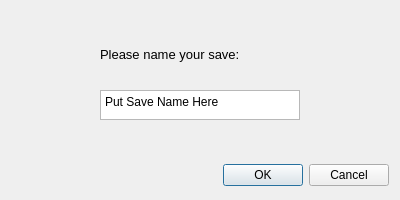
<?xml version="1.0" encoding="UTF-8"?>
<ui version="4.0">
 <class>Dialog</class>
 <widget class="QDialog" name="Dialog">
  <property name="geometry">
   <rect>
    <x>0</x>
    <y>0</y>
    <width>400</width>
    <height>200</height>
   </rect>
  </property>
  <property name="windowTitle">
   <string>Dialog</string>
  </property>
  <property name="accessibleName">
   <string/>
  </property>
  <widget class="QPlainTextEdit" name="saveEditText">
   <property name="geometry">
    <rect>
     <x>100</x>
     <y>90</y>
     <width>200</width>
     <height>30</height>
    </rect>
   </property>
   <property name="font">
    <font>
     <family>Segoe UI</family>
    </font>
   </property>
   <property name="plainText">
    <string>Put Save Name Here</string>
   </property>
  </widget>
  <widget class="QLabel" name="saveInformText">
   <property name="geometry">
    <rect>
     <x>100</x>
     <y>40</y>
     <width>200</width>
     <height>30</height>
    </rect>
   </property>
   <property name="font">
    <font>
     <family>Segoe UI</family>
    </font>
   </property>
   <property name="text">
    <string>&lt;html&gt;&lt;head/&gt;&lt;body&gt;&lt;p&gt;&lt;span style=&quot; font-size:10pt;&quot;&gt;Please name your save:&lt;/span&gt;&lt;/p&gt;&lt;/body&gt;&lt;/html&gt;</string>
   </property>
  </widget>
  <widget class="QDialogButtonBox" name="buttonBox">
   <property name="geometry">
    <rect>
     <x>11</x>
     <y>161</y>
     <width>378</width>
     <height>28</height>
    </rect>
   </property>
   <property name="font">
    <font>
     <family>Segoe UI</family>
    </font>
   </property>
   <property name="orientation">
    <enum>Qt::Horizontal</enum>
   </property>
   <property name="standardButtons">
    <set>QDialogButtonBox::Cancel|QDialogButtonBox::Ok</set>
   </property>
  </widget>
 </widget>
 <resources/>
 <connections/>
</ui>
